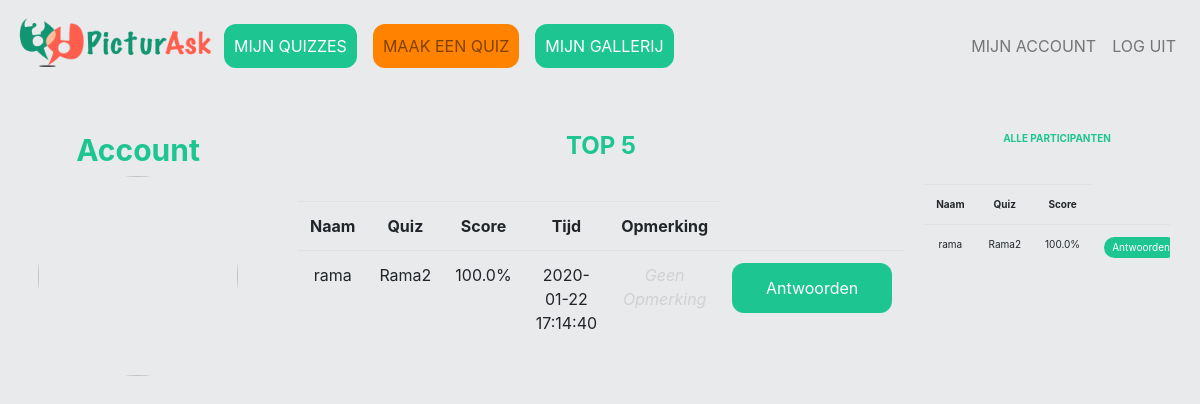
Before: /index (signed in) with the older database file.
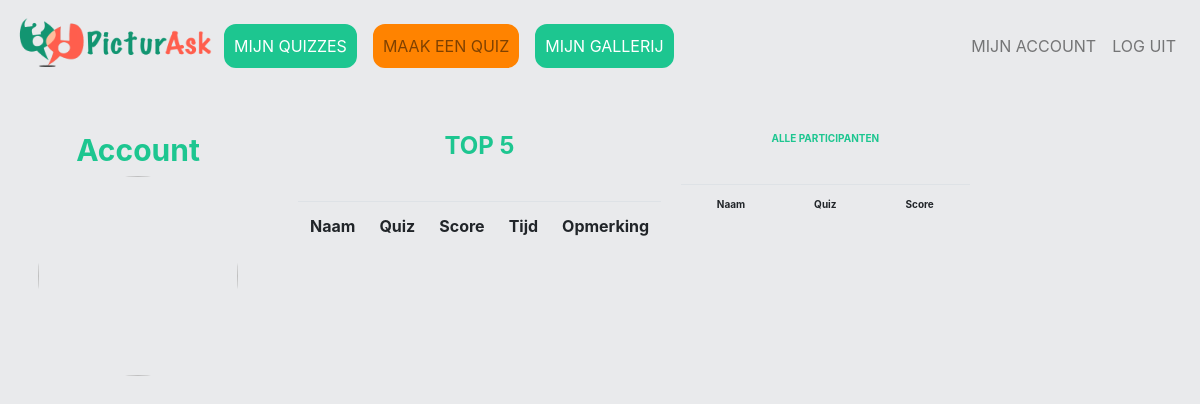
After: the same page with the newer database file.
### tables this page shows
CREATE TABLE 'participants' ('participant_id' integer PRIMARY KEY AUTOINCREMENT NOT NULL, 'quiz_id' integer NOT NULL, 'name' text NOT NULL,'score' real, 'time'  timestamp DEFAULT CURRENT_TIMESTAMP  , 'comment' text DEFAULT '');

CREATE TABLE 'quizes' ('quiz_id' integer PRIMARY KEY AUTOINCREMENT NOT NULL,'user_id' integer NOT NULL, 'quiz_titel'  text NOT NULL  , 'date'  timestamp DEFAULT CURRENT_DATE  , 'gif' text, 'dankwoord' text);

### application.py (the view)
@app.route("/index")
@login_required
def index():
    mijn_quizes = db.execute("SELECT * FROM quizes WHERE user_id = :username",username=session["user_id"])
    participanten_lijst = []
    for quiz in mijn_quizes:
        for participant in db.execute("SELECT * FROM participants WHERE  quiz_id = :quiz", quiz=quiz['quiz_id']):
            participant["quizname"] = quiz["quiz_titel"]
            participanten_lijst.append(participant)
    participanten_lijst.reverse()
    top_participanten = sorted(participanten_lijst, key=lambda x:x["score"])
    top_participanten.reverse()
    return render_template("index.html", participanten_lijst=percentage(participanten_lijst), top_participanten=top_participanten[:5])

### application.py (called while the page is built)
@app.after_request
def after_request(response):
    response.headers["Cache-Control"] = "no-cache, no-store, must-revalidate"
    response.headers["Expires"] = 0
    response.headers["Pragma"] = "no-cache"
    return response

### helpers.py (called while the page is built)
def login_required(f):
    @wraps(f)
    def decorated_function(*args, **kwargs):
        if session.get("user_id") is None:
            return redirect("/login")
        return f(*args, **kwargs)
    return decorated_function

def percentage(answer_list):
    for answer in answer_list:
        answer["score"] = str(answer["score"] * 100) + "%"
    return answer_list

### templates/index.html (shortened to what this page needs)
{% extends "layout.html" %}
{% block main %}
    <form action="/index" method="post">
        <div class="form-group">
            <div class="grid-container">
                <div class="Account">
                    <h2> Account </h2>
                    <img src="https://media.giphy.com/media/VbnUQpnihPSIgIXuZv/giphy-downsized.gif" class="rounded-circle" style="width:200px; height:200px;">
                </div>
                <div class="Top-5">
                    <table class="table table-hoverable">
                        <h2 class="largefont">TOP 5</h2>
                        <tr>
                            <th>Naam</th>
                            <th>Quiz</th>
                            <th>Score</th>
                            <th>Tijd</th>
                            <th>Opmerking</th>
                        </tr>
                        {% for part in top_participanten %}
                        <tr>
                            <td>{{part["name"]}}</td>
                            <td>{{part["quizname"]}}</td>
                            <td>{{part["score"]}}</td>
                            <td>{{part["time"]}}</td>
                            {% if part["comment"] == "" %}
                            <td><i><font color=#D1D1D1>Geen Opmerking</font></i></td>
                            {% else%}
                            <td>{{part["comment"]}}</td>
                            {% endif %}
                            <td> <button type="button" class="btn login" style=width:160px; onclick="window.location.href='/antwoord/{{part['participant_id']}}'">Antwoorden</button></td>
                        </tr>
                        {% endfor %}
                    </table>
                </div>
                <div class="Alle-deelnemers">
                    <table class="table table-hoverable smallfont">
                <h2 class=smallfont>ALLE PARTICIPANTEN</h2>
                <tr>
                    <th>Naam</th>
                    <th>Quiz</th>
                    <th>Score</th>
                </tr>
                {% for part in participanten_lijst %}
                    <tr>
                        <td>{{part["name"]}}</td>
                        <td>{{part["quizname"]}}</td>
                        <td>{{part["score"]}}</td>
                        <td> <button type="button" class="resultaten" style="width: 100%; height: 80%" onclick="window.location.href='/antwoord/{{part['participant_id']}}'">Antwoorden</button></td>
                    </tr>
                {% endfor %}
            </table>
                </div>
            </div>
                </div>
                </form>
{% endblock %}

### templates/layout.html (shortened to what this page needs)
<!DOCTYPE html>
<html lang="en">
    <head>
        <link href="https://maxcdn.bootstrapcdn.com/bootstrap/4.1.3/css/bootstrap.min.css" rel="stylesheet">
        <link href="/static/styles.css" rel="stylesheet">
    </head>
    <body onload="load()">
        <nav class="navbar navbar-expand-md navbar-light">
            <a class="nav-item" href="/"><img src="/static/IMG_3385.PNG" style="height:50px;width:200px;filter:invert(100%);"/></a>
            <div class="collapse navbar-collapse" id="navbar">
                {% if session.user_id %}
                    <ul class="navbar-nav mr-auto mt-2">
                        <button1 style="margin:8px;" class="nav-item"><a class="nav-link" style=color:white; href="/mijn_quizzes">MIJN QUIZZES</a></button1>
                        <button2 style="margin:8px;" class="nav-item"><a class="nav-link" href="/maak_quiz">MAAK EEN QUIZ</a></button2>
                        <button1 style="margin:8px;" class="nav-item"><a class="nav-link" style=color:white; href="/gallerij">MIJN GALLERIJ</a></button2>
                    </ul>
                    <ul class="navbar-nav ml-auto mt-2">
                        <li class="nav-item"><a class="nav-link" href="/mijn_account">MIJN ACCOUNT</a></li>
                        <li class="nav-item"><a class="nav-link" href="/logout">LOG UIT</a></li>
                    </ul>
                {% else %}
                    <ul class="navbar-nav ml-auto mt-2">
                        <li class="nav-item"><a class="nav-link" href="/register">MAAK ACCOUNT</a></li>
                        <li class="nav-item"><a class="nav-link" href="/login">LOG IN</a></li>
                    </ul>
                {% endif %}
            </div>
        </nav>
        <main class="container p-5">
            {% block main %}{% endblock %}
        </main>
    </body>
</html>

### static/styles.css (style rules this page uses)
main { overflow-x: auto; text-align: center; }
main img { max-width: 100%; }
body { background-color: #E9EAEC; background-repeat: no-repeat; background-size: cover; }
table { margin-top: 40px; }
button1 { -webkit-transition-duration: 0.4s; transition-duration: 0.4s; background-color: #1DC690; color: white; border: 2px solid #1DC690; border-radius: 12px; }
button2 { -webkit-transition-duration: 0.4s; transition-duration: 0.4s; background-color: #FF8300; color: #AE388B; border: 2px solid #FF8300; border-radius: 12px; }
h2 { font-size: 30px; font-weight: bold; color: #1DC690; }
.smallfont { font-size: x-small; }
.largefont { font-size: x-large; }
.grid-container { display: grid; grid-template-columns: auto 1fr 1.5fr 1fr; grid-template-rows: 1fr; grid-template-areas: "Account Top-5 Alle-deelnemers"; }
.Account { grid-area: Account; position: relative; left: -40px; }
.Top-5 { grid-area: Top-5; position: relative; left: 20px; }
.Alle-deelnemers { grid-area: Alle-deelnemers; position: relative; left: 40px; }

Changed rows visible on the page:
removed participants: name "rama", quizname "Rama2", score "100.0%", time "2020-01-22 17:14:40", comment "Geen Opmerking"
